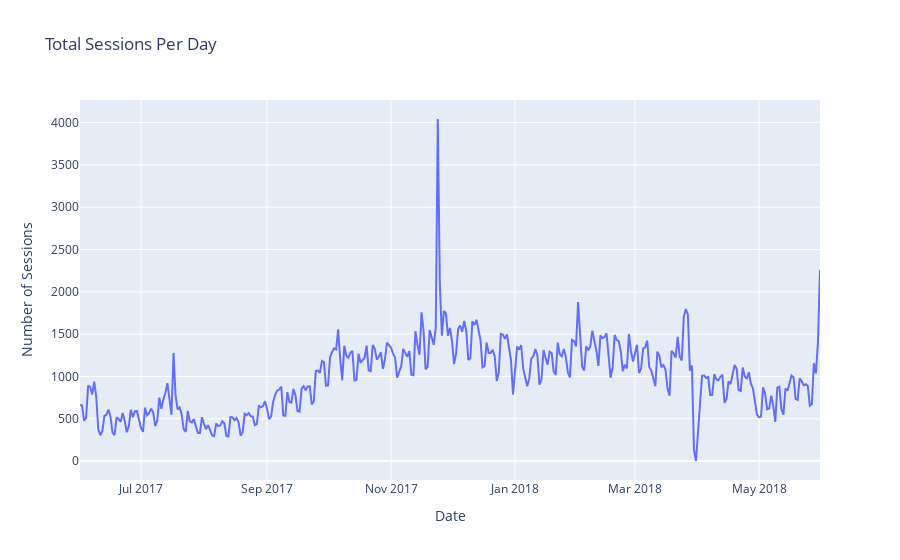

The cell this chart's notebook holds for it:
### Code cell
# create a line plot for session per day
fig = px.line(sessions_per_day, x='date', y='uid', 
              title='Total Sessions Per Day', 
              labels={'date': 'Date', 
                      'uid': 'Number of Sessions'})

fig.show()

### Figure 1 — Plotly figure (JSON) as saved in the notebook; plotly's stock layout.template omitted (floating-point values rounded to 4 significant figures; data arrays with more than 128 entries replaced by an {"elided": "..."} marker saying what was removed)
{"data": [{"hovertemplate": "Date=%{x}<br>Number of Sessions=%{y}<extra></extra>", "legendgroup": "", "line": {"color": "#636efa", "dash": "solid"}, "marker": {"symbol": "circle"}, "mode": "lines", "name": "", "orientation": "v", "showlegend": false, "type": "scatter", "x": {"elided": "364 str values"}, "xaxis": "x", "y": {"elided": "364 int values"}, "yaxis": "y"}], "layout": {"legend": {"tracegroupgap": 0}, "title": {"text": "Total Sessions Per Day"}, "xaxis": {"anchor": "y", "domain": [0, 1], "title": {"text": "Date"}}, "yaxis": {"anchor": "x", "domain": [0, 1], "title": {"text": "Number of Sessions"}}}}
